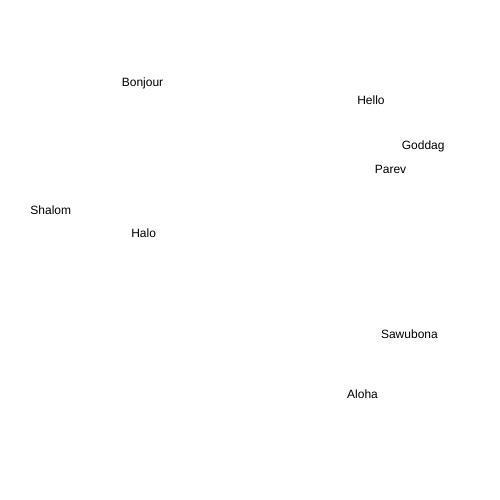
Frame 1 (no input)
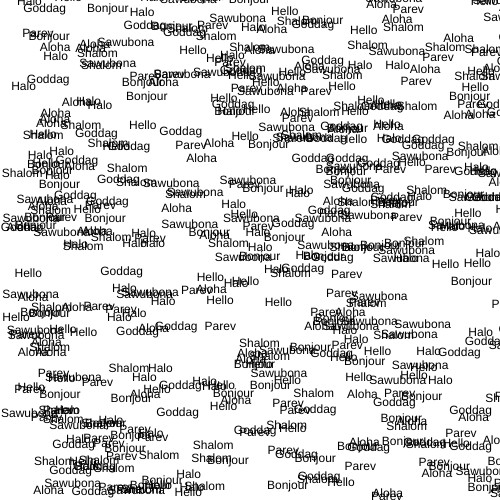
Frame 60 (no input)
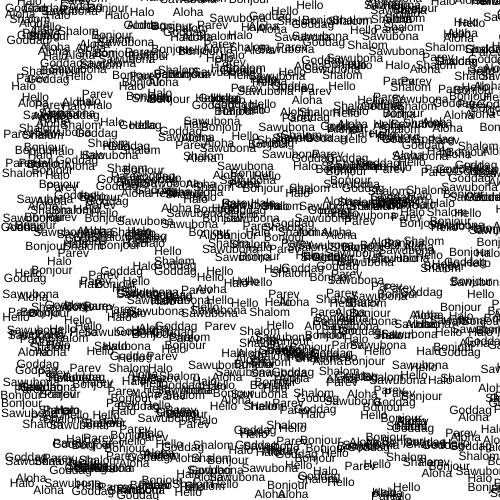
Frame 120 (the mouse pressed at the canvas centre since frame 60)

The p5.js sketch that drew these frames (run headless with seeded random() and noise() and a simulated clock; from frame 60 on, the mouse is pressed at the canvas centre):

// p5.js sketch
// ── sketch.js
var randomHello = [];

function setup() {
  
  createCanvas(500,500);
  
  randomHello.push("Hello");
  randomHello.push("Parev");
  randomHello.push("Goddag");
  randomHello.push("Bonjour");
  randomHello.push("Halo");
  randomHello.push("Aloha");
  randomHello.push("Shalom");
  randomHello.push("Sawubona");
  
}

function draw() {
  for(var i = 0; i < randomHello.length; i++){
    text(randomHello[i], random(width), random(height));
  }
}
